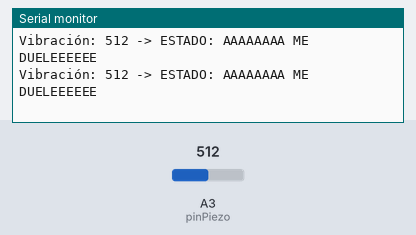
A sketch run on a simulated Arduino Uno, built with avr-gcc and run on an emulated ATmega328P. Shown: the last lines printed to the serial monitor. The test bench sets the inputs (shaded band); at power-on: A3 (pinPiezo) = 512.

Above: at 1.2 s.
1.3 s: A3 (pinPiezo) set to 56
At 1.56 s:
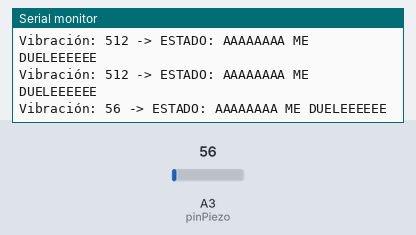
2.8 s: A3 (pinPiezo) set to 46
At 2.91 s:
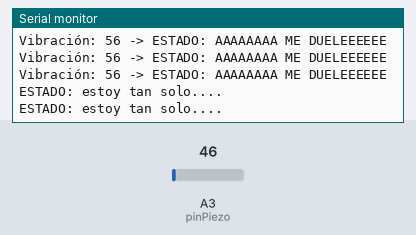

Measured:
- the behaviour switches between 51 and 50 on A3 (pinPiezo) (found by bisection; images 1 and 2)
- after the input at 1.3 s, the serial monitor: prints a new line after 0.10 s (image 1)
- after the input at 2.8 s, the serial monitor: prints a new line at once (image 2)

The sketch:

Sentir_El_Tacto.ino
```cpp
// Ejercicio 2.2: El Sensor Piezoeléctrico
const int pinPiezo = A3;
int umbralVibracion = 50; // Umbral de sensibilidad para detectar el golpe

void setup() {
  Serial.begin(9600);
}

void loop() {
  // Leemos el voltaje generado por el impacto en el piezo
  int vibracion = analogRead(pinPiezo);

  if (vibracion > umbralVibracion) {
    // Si el impacto supera el umbral, se activa el mensaje
    Serial.print("Vibración: ");
    Serial.print(vibracion);
    Serial.println(" -> ESTADO: AAAAAAAA ME DUELEEEEEE");

    // Un pequeño delay extra aquí ayuda a que no se repita el grito
    // demasiadas veces por un solo golpe físico
    delay(100);
  } else {
    Serial.println("ESTADO: estoy tan solo....");
  }

  delay(100); // Frecuencia de muestreo
}
```
